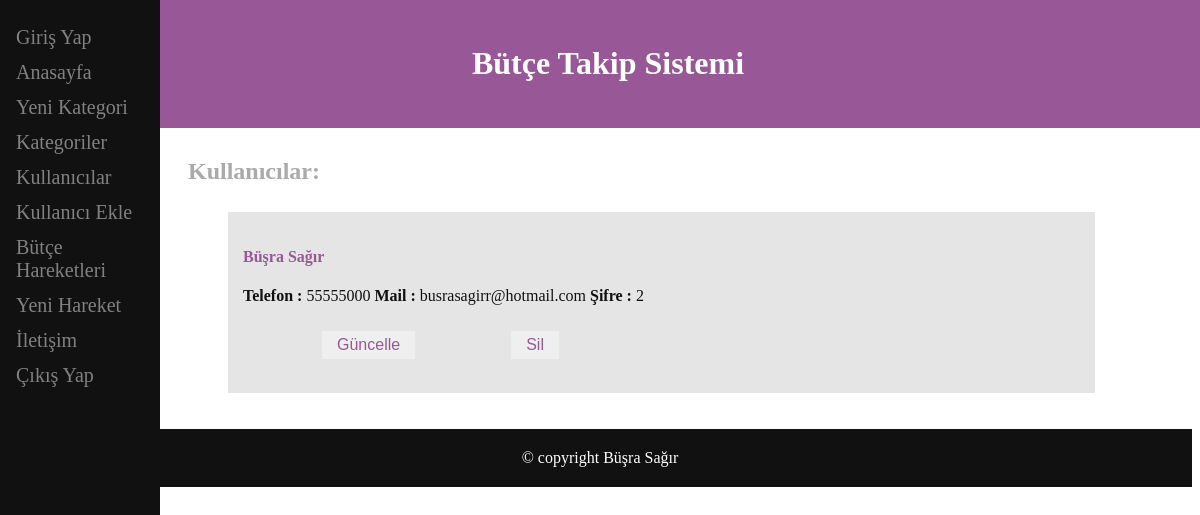
Page /Kullanicilar (signed in) on the committed database.
### tables this page shows
CREATE TABLE "BT_Kullanicilar" (
	"KullaniciID"	INTEGER NOT NULL,
	"Ad"	TEXT,
	"Soyad"	TEXT,
	"Telefon"	TEXT,
	"Mail"	TEXT,
	"Sifre"	TEXT,
	PRIMARY KEY("KullaniciID" AUTOINCREMENT)
);

### main.py (the view)
@app.route("/Kullanicilar")
def Kullanicilar():
    if 'kullaniciID' in session:
        kullaniciAl(session['kullaniciID'])
        return render_template("Kullanicilar.html",veri=kullanicilar)
    else:
        return redirect(url_for("login"))

### main.py (called while the page is built)
def kullaniciAl(id):
    global kullanicilar
    with sqlite3.connect("ButceTakipDB.db") as con:
        cur = con.cursor()
        cur.execute("select * from BT_Kullanicilar where KullaniciID=? order by KullaniciID desc",(id,))
        kullanicilar = cur.fetchall()

### templates/Kullanicilar.html
{% extends 'base.html' %}
{% block content %}
<h2> Kullanıcılar: </h2>
<ul>
    {% for d in veri %}
    <div class="book">
        <a style="text-decoration:none; color:#985898" href="/KullaniciDetay/{{d[0]}}">
            <h4> {{d[1]}} {{ d[2] }}</h4>
        </a>
        <div>
            <b>Telefon :</b> {{ d[3] }}
            <b>Mail :</b> {{ d[4] }}
            <b>Şifre :</b> {{ d[5] }}
        </div>
        <div class="sagB">
            <form action="/KullaniciSil/{{ d[0] }}">
                <input type="submit" value="Sil" class="button">
            </form>
        </div>
        <div class="solB">
            <form action="/KullaniciDuzenle/{{ d[0] }}">
                <input type="submit" value="Güncelle" class="button">
            </form>
        </div>
    </div>
    {% endfor %}
</ul>
{% endblock  %}

### templates/part/_header.html (style rules this page uses)
* { box-sizing: border-box; }
.book { background-color: #e5e5e5; color: #111; float: left; width: 100%; padding: 15px; margin-top: 7px; text-align: left; text-decoration: none; }
.button { color: #985898; background-color: #F8CO88; padding: 5px 15px 5px 15px; text-align: center; border: none; text-decoration: none; display: inline-block; font-size: 16px; margin: 4px 2px; transition-duration: 0.4s; cursor: pointer; }
.sagB { float: right; width: 70%; padding: 15px; margin-top: 7px; }
.solB { float: left; width: 30%; padding: 15px; margin-top: 7px; text-align: center; }

### rows in the picture
BT_Kullanicilar: Ad "Büşra", Soyad "Sağır", Telefon "55555000", Mail "busrasagirr@hotmail.com", Sifre "2"
